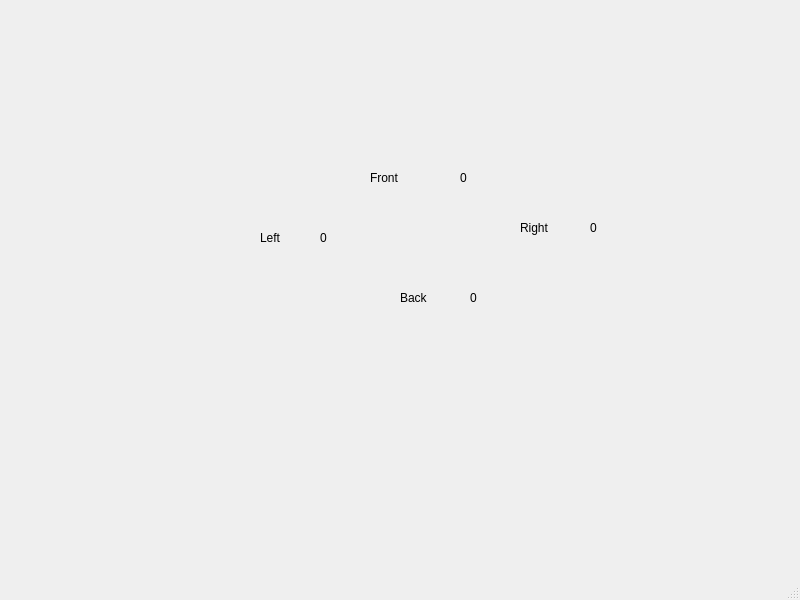
<?xml version="1.0" encoding="UTF-8"?>
<ui version="4.0">
 <class>MainWindow</class>
 <widget class="QMainWindow" name="MainWindow">
  <property name="geometry">
   <rect>
    <x>0</x>
    <y>0</y>
    <width>800</width>
    <height>600</height>
   </rect>
  </property>
  <property name="windowTitle">
   <string>MainWindow</string>
  </property>
  <widget class="QWidget" name="centralwidget">
   <widget class="QLabel" name="label">
    <property name="geometry">
     <rect>
      <x>320</x>
      <y>230</y>
      <width>60</width>
      <height>16</height>
     </rect>
    </property>
    <property name="text">
     <string>0</string>
    </property>
   </widget>
   <widget class="QLabel" name="label_2">
    <property name="geometry">
     <rect>
      <x>460</x>
      <y>170</y>
      <width>60</width>
      <height>16</height>
     </rect>
    </property>
    <property name="text">
     <string>0</string>
    </property>
   </widget>
   <widget class="QLabel" name="label_3">
    <property name="geometry">
     <rect>
      <x>590</x>
      <y>220</y>
      <width>60</width>
      <height>16</height>
     </rect>
    </property>
    <property name="text">
     <string>0</string>
    </property>
   </widget>
   <widget class="QLabel" name="label_4">
    <property name="geometry">
     <rect>
      <x>470</x>
      <y>290</y>
      <width>60</width>
      <height>16</height>
     </rect>
    </property>
    <property name="text">
     <string>0</string>
    </property>
   </widget>
   <widget class="QLabel" name="label_5">
    <property name="geometry">
     <rect>
      <x>370</x>
      <y>170</y>
      <width>60</width>
      <height>16</height>
     </rect>
    </property>
    <property name="text">
     <string>Front</string>
    </property>
   </widget>
   <widget class="QLabel" name="label_6">
    <property name="geometry">
     <rect>
      <x>260</x>
      <y>230</y>
      <width>60</width>
      <height>16</height>
     </rect>
    </property>
    <property name="text">
     <string>Left</string>
    </property>
   </widget>
   <widget class="QLabel" name="label_7">
    <property name="geometry">
     <rect>
      <x>400</x>
      <y>290</y>
      <width>60</width>
      <height>16</height>
     </rect>
    </property>
    <property name="text">
     <string>Back</string>
    </property>
   </widget>
   <widget class="QLabel" name="label_8">
    <property name="geometry">
     <rect>
      <x>520</x>
      <y>220</y>
      <width>60</width>
      <height>16</height>
     </rect>
    </property>
    <property name="text">
     <string>Right</string>
    </property>
   </widget>
  </widget>
  <widget class="QMenuBar" name="menubar">
   <property name="geometry">
    <rect>
     <x>0</x>
     <y>0</y>
     <width>800</width>
     <height>24</height>
    </rect>
   </property>
  </widget>
  <widget class="QStatusBar" name="statusbar"/>
 </widget>
 <resources/>
 <connections/>
</ui>
